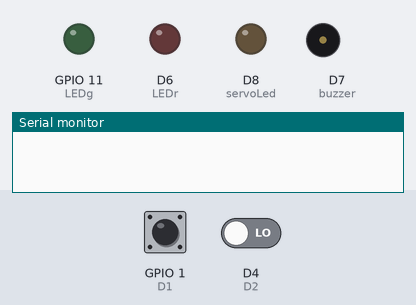
The sketch below on a simulated ESP8266 (Wemos D1 mini). On the bench: output pins drawn as LEDs (lit = HIGH), buzzer (waves = sounding, pin HIGH), the last lines printed to the serial monitor. The inputs (shaded band) are chosen by the test bench; at power-on: GPIO 1 (D1) HIGH, D4 (D2) LOW.

Above: at 0.2 s.
At 2.25 s:
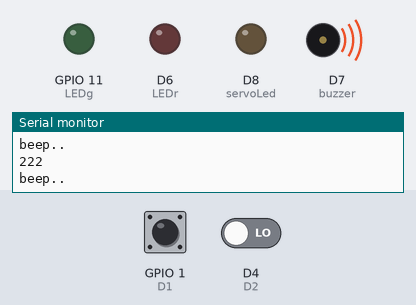
At 4.2 s:
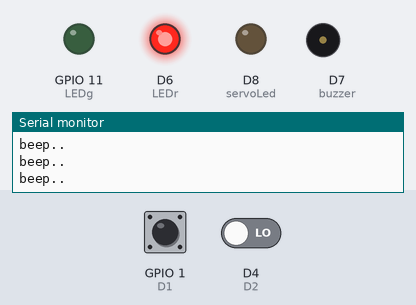
Timing chart, 0 to 5.6 s (numbered marks = the images above):
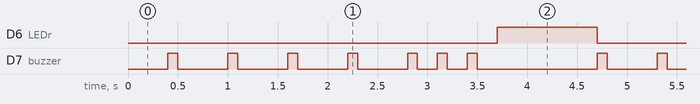

Measured:
- by itself, D6 (LEDr): alternates HIGH for 1.0 s and LOW for 3.3 s
- by itself, D7 (buzzer): repeats every 4.3 s: 4 × (LOW 0.50 s, HIGH 0.10 s), 2 × (LOW 0.20 s, HIGH 0.10 s), LOW 1.2 s, HIGH 0.10 s
- by itself, everything shown: repeats every 4.3 s, in 15 steps

The sketch:

CombinationLock1.ino
```cpp
int servoLed = 15;
#define D1 1
#define D2 2
#define D3 3
#define D4 4
int LEDg = 11;
int LEDr = 12;
int buzzer = 13;
String password = "#####";
String enteredpassword = "";
String timesofpassword = "";
void beep();

void setup() {
  pinMode (servoLed, OUTPUT);
  pinMode (D1,INPUT);
  pinMode (D2,INPUT);
  pinMode (D3,INPUT);
  pinMode (D4,INPUT);

  pinMode (LEDg,OUTPUT);
  pinMode (LEDr,OUTPUT);
  pinMode (buzzer,OUTPUT);
  Serial.begin(9600);

}

void loop() {

  digitalWrite(D1, HIGH);
  delay(100);
  digitalWrite(D2, HIGH);
  delay(100);
  digitalWrite(D3, HIGH);
  delay(100);
  digitalWrite(D4, HIGH);
  delay(100);

   if (enteredpassword != "") {
    Serial.println(enteredpassword);
    delay(100);
   }

  if ( enteredpassword.length()==4)
  {

    if (enteredpassword == password)
    {
      beep();
      delay(200);
      beep();
      delay(200);
      digitalWrite(LEDg, HIGH);
      delay(1000);
      digitalWrite(LEDg, LOW);
      digitalWrite(servoLed, HIGH);
    }
    else
    {

      beep();
      delay(200);
      beep();
      delay(200);
      beep();
      delay(200);
      digitalWrite(LEDr, HIGH);
      delay(1000);
      digitalWrite(LEDr,LOW);
      digitalWrite(servoLed, LOW);
    }
  enteredpassword="";
  }
   if (enteredpassword.length()==9)
   {

   }
   if (digitalRead(D1)==LOW)
   {
    enteredpassword+="1";
    beep();
   }
   else if (digitalRead(D2)==LOW)
   {
     enteredpassword+="2";
     beep();
   }
   else if (digitalRead(D3)==LOW)
   {
      enteredpassword+="3";
      beep();
   }
   else if (digitalRead(D4)==LOW)
   {
      enteredpassword+="4";
      beep();
   }
}

void beep(){
  Serial.println("beep..");
  digitalWrite(buzzer, HIGH);
  delay(100);
  digitalWrite(buzzer, LOW);
}
```
